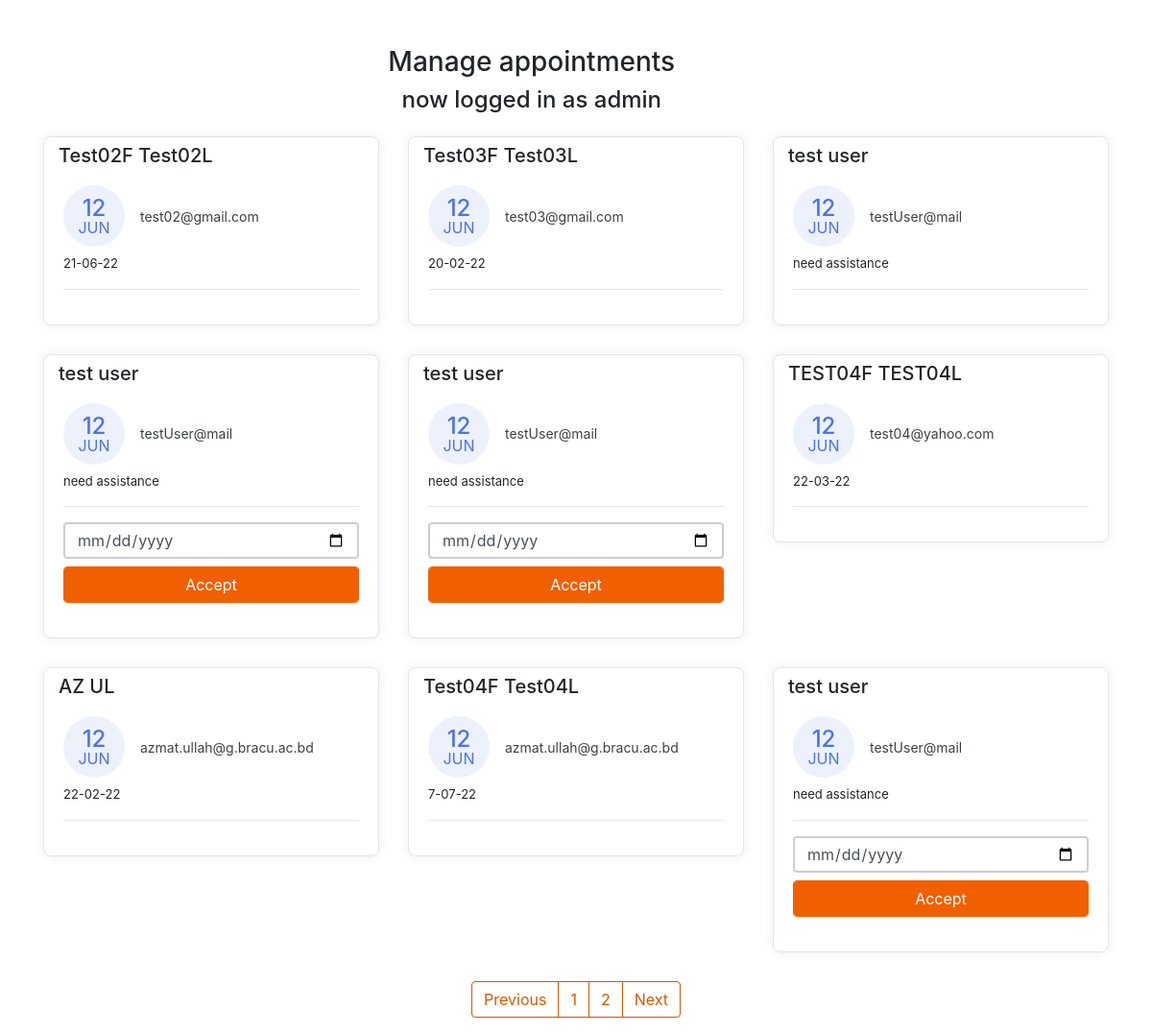
The page /manage-appointment/ on the database as committed earlier.
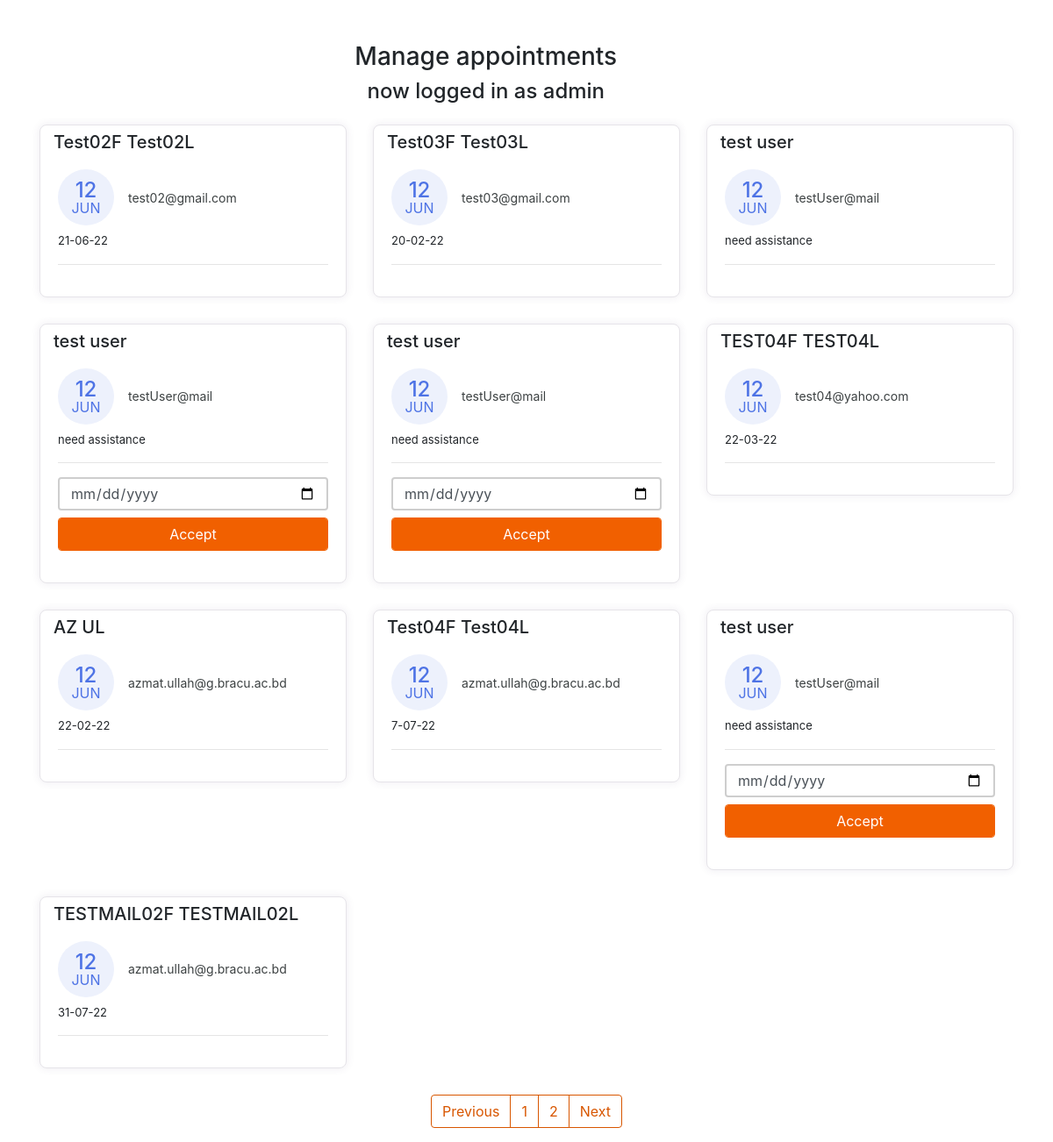
The same page on the database as committed later.
### website/models.py (models this page shows, shortened)
class Appointment(models.Model):
    fname = models.CharField(max_length=50)
    lname = models.CharField(max_length=50)
    email = models.CharField(max_length=50)
    phone = models.CharField(max_length=50)
    request = models.TextField(blank=True)
    req_date = models.DateField(auto_now_add=True)   #date patient sent req in
    accepted = models.BooleanField(default=False)    # date that was accenpted by admin
    accepted_date = models.DateField(auto_now_add=True, null=False, blank=False)  # to see accept or reject status of request
    class Meta:
        ordering = ["-req_date"]

### website/views.py (the view, shortened to what this page needs)
# urls.py: path("manage-appointment/", ManageAppointmentTemplateView.as_view(), name="manage_app"),
class ManageAppointmentTemplateView(TemplateView):
    template_name = "manage_app.html"
    model = Appointment
    login_required = True   # so not everyone can access the manage page
    def get_context_data(self, *args, **kwargs):
        context= super().get_context_data(*args, **kwargs)
        appointment= Appointment.objects.all()
        context.update({
            "appointment" : appointment,
            "title" : "Manage Appointments"
        })
        return context

### website/templates/manage_app.html (shortened to what this page needs)
{% load static %}
<!DOCTYPE html>
<html lang="en">
<head>
  <link href="{% static 'website/css/bootstrap.min.css'%}" rel="stylesheet">
  <link rel="stylesheet" href="{% static 'website/https://cdnjs.cloudflare.com/ajax/libs/font-awesome/5.15.3/css/all.min.css '%}" />
  <link rel="stylesheet" href="{% static 'website/css/styles.css'%}" />
</head>
<body>
    <div class="container mt-5">
        <div class="col-11 text-center mt-4 mb-4">
            <h3>
                Manage appointments
            </h3>
            <h4>now logged in as admin</h4>
        </div>
        <div class="row">
          {% for app in appointment %}
            <div class="col-lg-4">
                <div class="card card-margin">
                    <div class="card-header no-border">
                        <h5 class="card-title">{{app.fname}} {{app.lname}}</h5>
                    </div>
                    <div class="card-body pt-0">
                        <div class="widget-49">
                            <div class="widget-49-title-wrapper">
                                <div class="widget-49-date-primary">
                                    <span class="widget-49-date-day">{{app.req_date| date:"d"}}</span>
                                    <span class="widget-49-date-month">{{app.req_date|date:"M"}}</span>
                                </div>
                                <div class="widget-49-meeting-info">
                                    <span class="widget-49-pro-title">{{app.email}}</span>
                                </div>
                            </div>
                            <div class="widget-49-meeting-points">
                                <span>{{app.request}}</span>
                            </div>
                            <hr class="w-100">
                            {% if app.accepted == False %}
                            <form method="POST" action="{% url 'manage_app' %}">
                            <div class="form-group">
                                <input type="date" name="date" class="form-control mb-2"
                                    placeholder="dd-mm-yyyy" value=""
                                    min="2020-01-01" max="2030-12-31">
                                <input class="btn-block btn-primary form-control" type="submit" value="Accept">
                            </div>
                            </form>
                          {% endif %}
                        </div>
                    </div>
                </div>
            </div>
          {% endfor %}
        </div>
        <div class="wrapper">
            <nav aria-label="Page navigation example">
                <ul class="pagination">
                    <li class="page-item"><a class="page-link" href="#">Previous</a></li>
                    <li class="page-item"><a class="page-link" href="#">1</a></li>
                    <li class="page-item"><a class="page-link" href="#">2</a></li>
                    <li class="page-item"><a class="page-link" href="#">Next</a></li>
                </ul>
            </nav>
        </div>
</body>
</html>

Rows that differ between the two databases and show on the page:
added Appointment: fname "TESTMAIL02F", lname "TESTMAIL02L", req_date "12", req_date "JUN", email "azmat.ullah@g.bracu.ac.bd", request "31-07-22"
